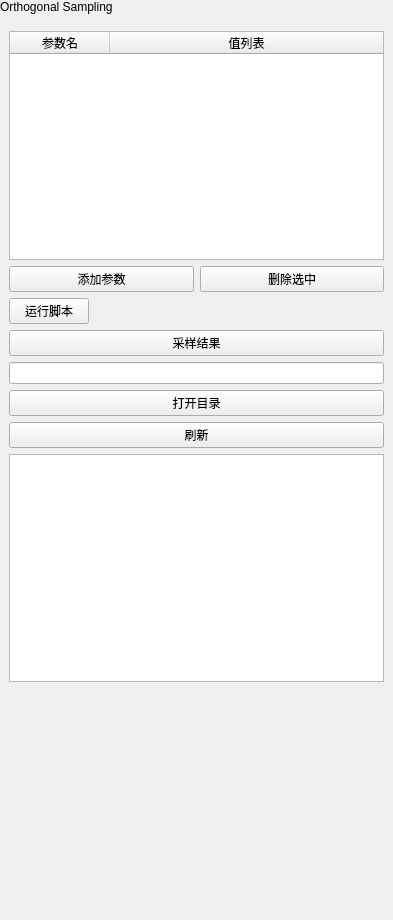
<?xml version='1.0' encoding='utf-8'?>
<ui version="4.0">
 <class>OrthogonalSampling</class>
 <widget class="QWidget" name="OrthogonalSampling">
  <property name="geometry">
   <rect>
    <x>0</x>
    <y>0</y>
    <width>393</width>
    <height>920</height>
   </rect>
  </property>
  <property name="windowTitle">
   <string>Orthogonal Sampling</string>
  </property>
  <layout class="QVBoxLayout" name="root" stretch="0,0,0,0,0,0,0,0,0,0">
   <property name="spacing">
    <number>8</number>
   </property>
   <property name="leftMargin">
    <number>0</number>
   </property>
   <property name="topMargin">
    <number>0</number>
   </property>
   <property name="rightMargin">
    <number>0</number>
   </property>
   <property name="bottomMargin">
    <number>0</number>
   </property>
   <item>
    <widget class="QLabel" name="pageHeaderLabel">
     <property name="visible">
      <bool>false</bool>
     </property>
     <property name="sizePolicy">
      <sizepolicy hsizetype="Preferred" vsizetype="Fixed">
       <horstretch>0</horstretch>
       <verstretch>0</verstretch>
      </sizepolicy>
     </property>
     <property name="text">
      <string>Orthogonal Sampling</string>
     </property>
    </widget>
   </item>
   <item>
    <layout class="QVBoxLayout" name="contentLayout">
     <property name="leftMargin">
      <number>9</number>
     </property>
     <property name="topMargin">
      <number>9</number>
     </property>
     <property name="rightMargin">
      <number>9</number>
     </property>
     <property name="bottomMargin">
      <number>9</number>
     </property>
     <property name="spacing">
      <number>6</number>
     </property>
     <item>
      <widget class="QTableWidget" name="m_paramTable">
       <property name="editTriggers">
        <set>QAbstractItemView::DoubleClicked|QAbstractItemView::EditKeyPressed|QAbstractItemView::SelectedClicked</set>
       </property>
       <property name="alternatingRowColors">
        <bool>true</bool>
       </property>
       <property name="selectionMode">
        <enum>QAbstractItemView::ExtendedSelection</enum>
       </property>
       <property name="selectionBehavior">
        <enum>QAbstractItemView::SelectRows</enum>
       </property>
       <property name="rowCount">
        <number>0</number>
       </property>
       <property name="columnCount">
        <number>2</number>
       </property>
       <attribute name="horizontalHeaderStretchLastSection">
        <bool>true</bool>
       </attribute>
       <attribute name="verticalHeaderVisible">
        <bool>false</bool>
       </attribute>
       <column>
        <property name="text">
         <string>参数名</string>
        </property>
       </column>
       <column>
        <property name="text">
         <string>值列表</string>
        </property>
       </column>
       <property name="minimumSize">
        <size>
         <width>10</width>
         <height>0</height>
        </size>
       </property>
      </widget>
     </item>
     <item>
      <layout class="QVBoxLayout" name="btnRow">
       <item>
        <layout class="QHBoxLayout" name="btnRowUpper">
         <item>
          <widget class="QPushButton" name="m_addBtn">
           <property name="text">
            <string>添加参数</string>
           </property>
          </widget>
         </item>
         <item>
          <widget class="QPushButton" name="m_delBtn">
           <property name="text">
            <string>删除选中</string>
           </property>
          </widget>
         </item>
         <property name="leftMargin">
          <number>0</number>
         </property>
         <property name="topMargin">
          <number>0</number>
         </property>
         <property name="rightMargin">
          <number>0</number>
         </property>
         <property name="bottomMargin">
          <number>0</number>
         </property>
        </layout>
       </item>
       <item>
        <layout class="QHBoxLayout" name="btnRowLower">
         <item>
          <widget class="QPushButton" name="m_runBtn">
           <property name="text">
            <string>运行脚本</string>
           </property>
          </widget>
         </item>
         <item>
          <spacer name="horizontalSpacer">
           <property name="orientation">
            <enum>Qt::Horizontal</enum>
           </property>
           <property name="sizeHint" stdset="0">
            <size>
             <width>40</width>
             <height>20</height>
            </size>
           </property>
          </spacer>
         </item>
         <property name="leftMargin">
          <number>0</number>
         </property>
         <property name="topMargin">
          <number>0</number>
         </property>
         <property name="rightMargin">
          <number>0</number>
         </property>
         <property name="bottomMargin">
          <number>0</number>
         </property>
        </layout>
       </item>
       <property name="leftMargin">
        <number>0</number>
       </property>
       <property name="topMargin">
        <number>0</number>
       </property>
       <property name="rightMargin">
        <number>0</number>
       </property>
       <property name="bottomMargin">
        <number>0</number>
       </property>
      </layout>
     </item>
     <item>
      <widget class="QPushButton" name="pushButton_2">
       <property name="text">
        <string>采样结果</string>
       </property>
      </widget>
     </item>
     <item>
      <widget class="QLineEdit" name="outputDirEdit">
       <property name="minimumSize">
        <size>
         <width>10</width>
         <height>0</height>
        </size>
       </property>
      </widget>
     </item>
     <item>
      <widget class="QPushButton" name="openFolderBtn">
       <property name="text">
        <string>打开目录</string>
       </property>
      </widget>
     </item>
     <item>
      <widget class="QPushButton" name="reloadBtn">
       <property name="text">
        <string>刷新</string>
       </property>
      </widget>
     </item>
     <item>
      <widget class="QTableWidget" name="sampleTable">
       <attribute name="horizontalHeaderStretchLastSection">
        <bool>true</bool>
       </attribute>
       <property name="minimumSize">
        <size>
         <width>10</width>
         <height>0</height>
        </size>
       </property>
      </widget>
     </item>
     <item>
      <spacer name="verticalSpacer">
       <property name="orientation">
        <enum>Qt::Vertical</enum>
       </property>
       <property name="sizeHint" stdset="0">
        <size>
         <width>20</width>
         <height>40</height>
        </size>
       </property>
      </spacer>
     </item>
    </layout>
   </item>
  </layout>
 </widget>
 <resources />
 <connections />
</ui>
